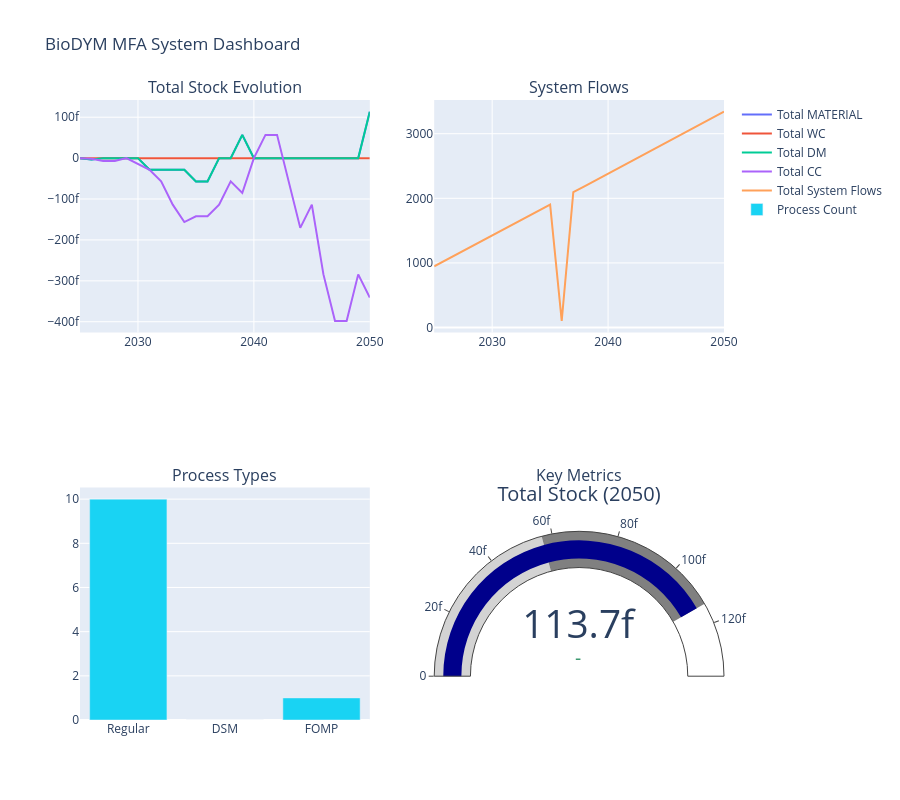

Notebook code cell kept with this figure:
### Markdown cell above
### 3.4.1 Summary Dashboard

### Code cell
print("📊 Creating summary dashboard...")
try:
    plotting.plot_summary_dashboard(mfa_system_with_results, dsm_params, fomp_params)
    print("✅ Summary dashboard created")
except Exception as e:
    print(f"⚠️ Could not create summary dashboard: {e}")

### Figure 1 — Plotly figure (JSON) as saved in the notebook; plotly's stock layout.template omitted (floating-point values rounded to 4 significant figures)
{"data": [{"mode": "lines", "name": "Total MATERIAL", "type": "scatter", "x": [2025, 2026, 2027, 2028, 2029, 2030, 2031, 2032, 2033, 2034, 2035, 2036, 2037, 2038, 2039, 2040, 2041, 2042, 2043, 2044, 2045, 2046, 2047, 2048, 2049, 2050], "xaxis": "x", "y": [0, -3.553e-15, 0, 0, 0, 0, -2.842e-14, -2.842e-14, -2.842e-14, -2.842e-14, -5.684e-14, -5.684e-14, 0, 0, 5.684e-14, 0, 0, 0, 0, 0, 0, 0, 0, 0, 0, 1.137e-13], "yaxis": "y"}, {"mode": "lines", "name": "Total WC", "type": "scatter", "x": [2025, 2026, 2027, 2028, 2029, 2030, 2031, 2032, 2033, 2034, 2035, 2036, 2037, 2038, 2039, 2040, 2041, 2042, 2043, 2044, 2045, 2046, 2047, 2048, 2049, 2050], "xaxis": "x", "y": [0, 0, 0, 0, 0, 0, 0, 0, 0, 0, 0, 0, 0, 0, 0, 0, 0, 0, 0, 0, 0, 0, 0, 0, 0, 0], "yaxis": "y"}, {"mode": "lines", "name": "Total DM", "type": "scatter", "x": [2025, 2026, 2027, 2028, 2029, 2030, 2031, 2032, 2033, 2034, 2035, 2036, 2037, 2038, 2039, 2040, 2041, 2042, 2043, 2044, 2045, 2046, 2047, 2048, 2049, 2050], "xaxis": "x", "y": [0, -3.553e-15, 0, 0, 0, 0, -2.842e-14, -2.842e-14, -2.842e-14, -2.842e-14, -5.684e-14, -5.684e-14, 0, 0, 5.684e-14, 0, 0, 0, 0, 0, 0, 0, 0, 0, 0, 1.137e-13], "yaxis": "y"}, {"mode": "lines", "name": "Total CC", "type": "scatter", "x": [2025, 2026, 2027, 2028, 2029, 2030, 2031, 2032, 2033, 2034, 2035, 2036, 2037, 2038, 2039, 2040, 2041, 2042, 2043, 2044, 2045, 2046, 2047, 2048, 2049, 2050], "xaxis": "x", "y": [0, -1.776e-15, -7.105e-15, -7.105e-15, 0, -1.421e-14, -2.842e-14, -5.684e-14, -1.137e-13, -1.563e-13, -1.421e-13, -1.421e-13, -1.137e-13, -5.684e-14, -8.527e-14, 0, 5.684e-14, 5.684e-14, -5.684e-14, -1.705e-13, -1.137e-13, -2.842e-13, -3.979e-13, -3.979e-13, -2.842e-13, -3.411e-13], "yaxis": "y"}, {"mode": "lines", "name": "Total System Flows", "type": "scatter", "x": [2025, 2026, 2027, 2028, 2029, 2030, 2031, 2032, 2033, 2034, 2035, 2036, 2037, 2038, 2039, 2040, 2041, 2042, 2043, 2044, 2045, 2046, 2047, 2048, 2049, 2050], "xaxis": "x2", "y": [948.1, 1043.0, 1139.0, 1234.0, 1330.0, 1425.0, 1521.0, 1616.0, 1712.0, 1808.0, 1903.0, 102.9, 2094.0, 2190.0, 2286.0, 2381.0, 2477.0, 2573.0, 2669.0, 2765.0, 2861.0, 2957.0, 3053.0, 3149.0, 3245.0, 3342.0], "yaxis": "y2"}, {"name": "Process Count", "type": "bar", "x": ["Regular", "DSM", "FOMP"], "xaxis": "x3", "y": [10, 0, 1], "yaxis": "y3"}, {"domain": {"x": [0.55, 1], "y": [0, 0.375]}, "gauge": {"axis": {"range": [null, 1.364e-13]}, "bar": {"color": "darkblue"}, "steps": [{"color": "lightgray", "range": [0, 5.684e-14]}, {"color": "gray", "range": [5.684e-14, 1.137e-13]}]}, "mode": "gauge+number+delta", "title": {"text": "Total Stock (2050)"}, "type": "indicator", "value": 1.137e-13}], "layout": {"annotations": [{"font": {"size": 16}, "showarrow": false, "text": "Total Stock Evolution", "x": 0.225, "xanchor": "center", "xref": "paper", "y": 1, "yanchor": "bottom", "yref": "paper"}, {"font": {"size": 16}, "showarrow": false, "text": "System Flows", "x": 0.775, "xanchor": "center", "xref": "paper", "y": 1, "yanchor": "bottom", "yref": "paper"}, {"font": {"size": 16}, "showarrow": false, "text": "Process Types", "x": 0.225, "xanchor": "center", "xref": "paper", "y": 0.375, "yanchor": "bottom", "yref": "paper"}, {"font": {"size": 16}, "showarrow": false, "text": "Key Metrics", "x": 0.775, "xanchor": "center", "xref": "paper", "y": 0.375, "yanchor": "bottom", "yref": "paper"}], "height": 800, "title": {"text": "BioDYM MFA System Dashboard"}, "xaxis": {"anchor": "y", "domain": [0, 0.45]}, "xaxis2": {"anchor": "y2", "domain": [0.55, 1]}, "xaxis3": {"anchor": "y3", "domain": [0, 0.45]}, "yaxis": {"anchor": "x", "domain": [0.625, 1]}, "yaxis2": {"anchor": "x2", "domain": [0.625, 1]}, "yaxis3": {"anchor": "x3", "domain": [0, 0.375]}}}
